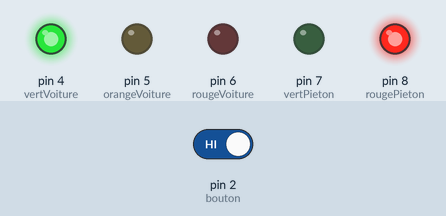
Recording of a sketch running on a simulated Arduino Uno, built with avr-gcc and run on an emulated ATmega328P. Shown: output pins drawn as LEDs (lit = HIGH). The inputs (shaded band) are chosen by the test bench; at power-on: pin 2 (bouton) HIGH.

Above: at 1.2 s.
1.3 s: pin 2 (bouton) driven LOW
At 2.5 s:
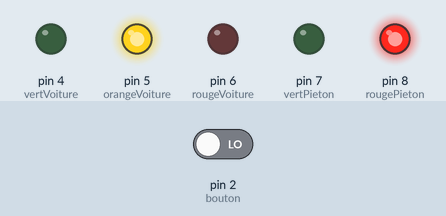
At 5.3 s:
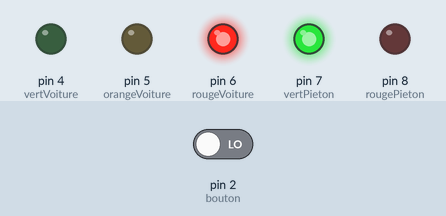
Timing chart, 0 to 10.3 s (numbered marks = the images above; inputs shaded):
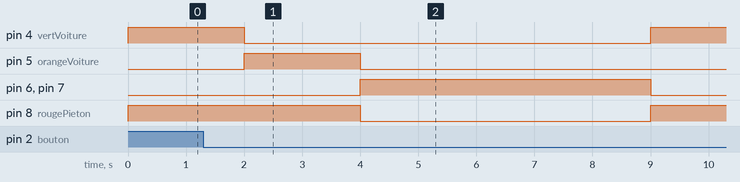

Measured:
- after the input at 1.3 s, pin 4 (vertVoiture): HIGH → LOW after 0.70 s instead of 3.7 s; pin 6 (rougeVoiture), pin 7 (vertPieton): LOW → HIGH after 2.7 s instead of 5.7 s; pin 8 (rougePieton): HIGH → LOW after 2.7 s instead of 5.7 s

The sketch:

main.ino
```cpp
#define T_VERT_MAX 5000
#define T_VERT_MIN 2000
#define T_ORANGE 2000
#define T_PIETON 5000

const int vertVoiture = 4;
const int orangeVoiture = 5;
const int rougeVoiture = 6;

const int vertPieton = 7;
const int rougePieton = 8;

const int bouton = 2;

bool demandePieton = false;

void setup() {
  pinMode(vertVoiture, OUTPUT);
  pinMode(orangeVoiture, OUTPUT);
  pinMode(rougeVoiture, OUTPUT);

  pinMode(vertPieton, OUTPUT);
  pinMode(rougePieton, OUTPUT);

  pinMode(bouton, INPUT_PULLUP);
}

void loop() {
  sequenceVoiture();
  sequencePieton();
}

void sequenceVoiture() {
  // Feu voiture vert
  digitalWrite(vertVoiture, HIGH);
  digitalWrite(orangeVoiture, LOW);
  digitalWrite(rougeVoiture, LOW);

  // Feu piéton rouge
  digitalWrite(vertPieton, LOW);
  digitalWrite(rougePieton, HIGH);

  unsigned long debut = millis();

  while (millis() - debut < T_VERT_MAX) {
    if (digitalRead(bouton) == LOW) {
      demandePieton = true;
    }

    // si une demande a été faite et que le vert minimum est atteint,
    // on quitte plus tôt la phase verte
    if (demandePieton && (millis() - debut >= T_VERT_MIN)) {
      break;
    }
  }

  // Orange voiture
  digitalWrite(vertVoiture, LOW);
  digitalWrite(orangeVoiture, HIGH);
  digitalWrite(rougeVoiture, LOW);
  delay(T_ORANGE);

  // Rouge voiture
  digitalWrite(vertVoiture, LOW);
  digitalWrite(orangeVoiture, LOW);
  digitalWrite(rougeVoiture, HIGH);

  digitalWrite(vertPieton, HIGH);
  digitalWrite(rougePieton, LOW);
}

void sequencePieton() {
  // Si personne n'a appuyé, petit rouge voiture puis retour au cycle
  if (!demandePieton) {
    delay(5000);
    return;
  }

  // Passage piéton
  digitalWrite(rougePieton, LOW);
  digitalWrite(vertPieton, HIGH);
  delay(T_PIETON);

  // Fin passage piéton
  digitalWrite(vertPieton, LOW);
  digitalWrite(rougePieton, HIGH);

  // On efface la demande
  demandePieton = false;
}
```
